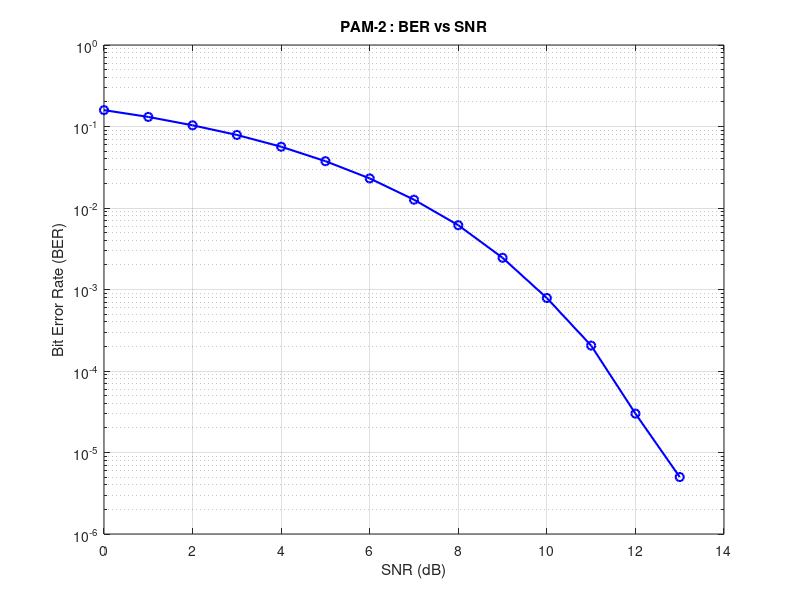

Write the MATLAB code that produced this figure.
clear; clc; close all;

% 0 for PAM-2, 1 for 16-QAM
MTyp = 0;
numBits = 1e6;
b = randi([0 1], 1, numBits);

if MTyp == 0
    SNR_dB_range = 0:14;
    g = 1;
    disp('Running PAM-2');
else
    SNR_dB_range = 0:24;
    g = 1/sqrt(10); 
    disp('Running 16-QAM');
end

ber_results = zeros(size(SNR_dB_range));

for k = 1:length(SNR_dB_range)
    SNR_dB = SNR_dB_range(k);
    sigma_v = sqrt(10^(-SNR_dB/10));

    %% MAPPER
    if MTyp == 0 % PAM-2
        xn = 2*b - 1;
    else % 16-QAM
        bits_reshaped = reshape(b, 4, [])';
        N_symb = size(bits_reshaped, 1);
        xn = zeros(1, N_symb) / sqrt(10);

        for n = 1:N_symb
            b0b1 = bits_reshaped(n, 1:2);
            b2b3 = bits_reshaped(n, 3:4);

            % Map Real Part (b0, b1)
            if     isequal(b0b1, [0 0]), real_part = -3;
            elseif isequal(b0b1, [0 1]), real_part = -1;
            elseif isequal(b0b1, [1 1]), real_part =  1;
            elseif isequal(b0b1, [1 0]), real_part =  3;
            end

            % Map Imaginary Part (b2, b3)
            if     isequal(b2b3, [0 0]), imag_part = -3;
            elseif isequal(b2b3, [0 1]), imag_part = -1;
            elseif isequal(b2b3, [1 1]), imag_part =  1;
            elseif isequal(b2b3, [1 0]), imag_part =  3;
            end

            xn(n) = real_part + 1i * imag_part;
        end
    end

    %% AWGN 
    if MTyp == 0
        yn = g * xn + sigma_v * randn(size(xn));
    else
        yn = g * xn + sigma_v * (randn(size(xn)) + 1i*randn(size(xn))) / sqrt(2);
    end

    dn = yn / g; 

    %% SLICER
    if MTyp == 0
        x_hat = ones(size(dn));
        x_hat(dn < 0) = -1;
    else
        f_slice = @(v) (3*(v >= 2) + 1*(v >= 0 & v < 2) + ...
                       -1*(v >= -2 & v < 0) + -3*(v < -2));
        x_hat = f_slice(real(dn)) + 1i*f_slice(imag(dn));
    end


    %% DEMAPPER
    if MTyp == 0 % PAM-2      
         b_hat = (x_hat + 1) / 2;
    else % 16-QAM
        N_symb = length(x_hat);
        bits_out = zeros(N_symb, 4);
        
        re = real(x_hat);
        im = imag(x_hat);
        
        % Real part mapping
        bits_out(re == -3, 1:2) = repmat([0 0], sum(re == -3), 1);
        bits_out(re == -1, 1:2) = repmat([0 1], sum(re == -1), 1);
        bits_out(re ==  1, 1:2) = repmat([1 1], sum(re ==  1), 1);
        bits_out(re ==  3, 1:2) = repmat([1 0], sum(re ==  3), 1);
        
        % Imaginary part mapping
        bits_out(im == -3, 3:4) = repmat([0 0], sum(im == -3), 1);
        bits_out(im == -1, 3:4) = repmat([0 1], sum(im == -1), 1);
        bits_out(im ==  1, 3:4) = repmat([1 1], sum(im ==  1), 1);
        bits_out(im ==  3, 3:4) = repmat([1 0], sum(im ==  3), 1);
        
        b_hat = reshape(bits_out', 1, []);
    end

    % BER
    ber_results(k) = sum(b ~= b_hat) / numBits;

end  


semilogy(SNR_dB_range, ber_results, 'b-o', 'LineWidth', 1.5);
grid on;
xlabel('SNR (dB)');
ylabel('Bit Error Rate (BER)');

if MTyp == 0
    title(sprintf('PAM-2 : BER vs SNR'));
else
    title(sprintf('16-QAM : BER vs SNR'));
end
